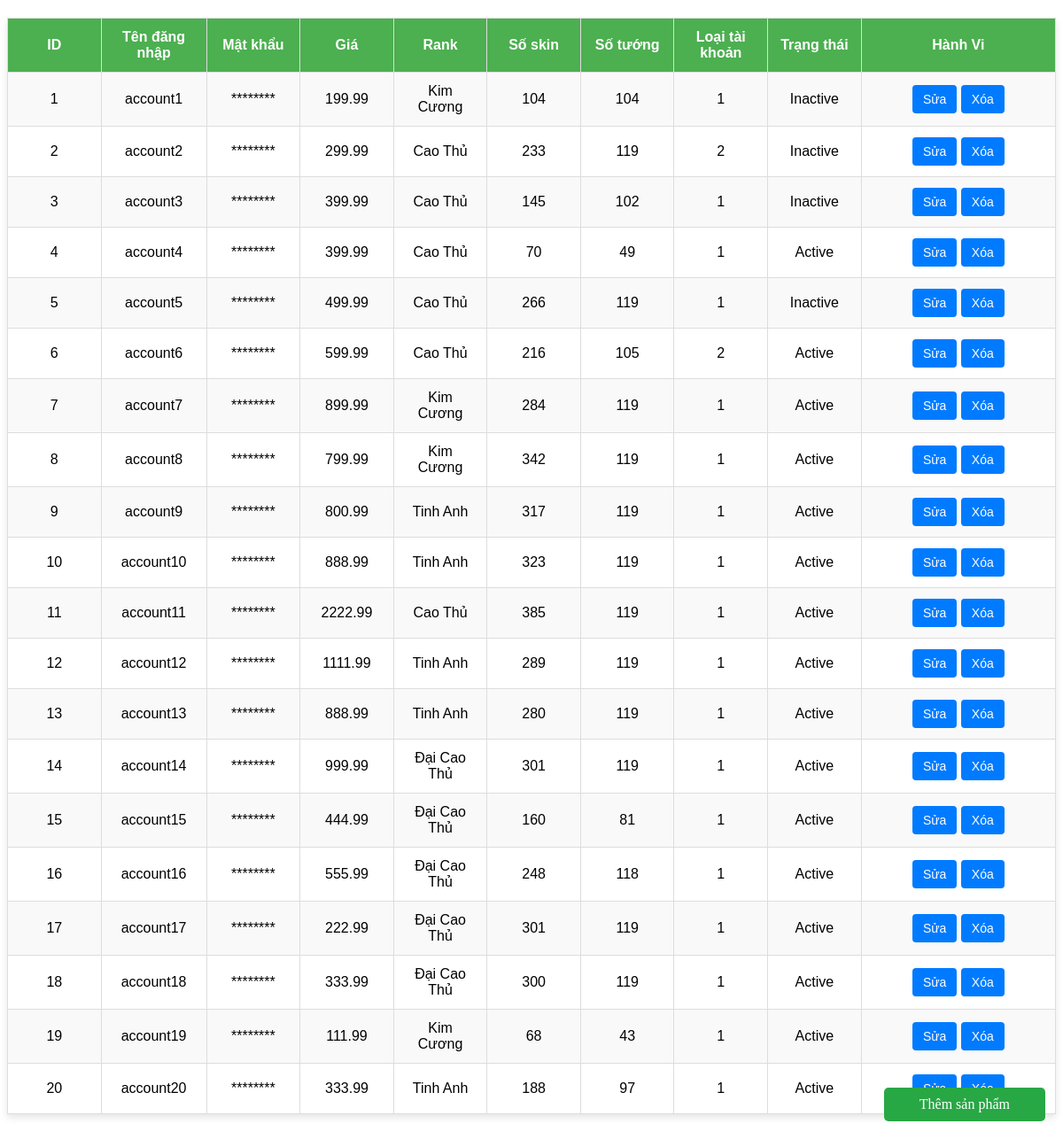
The app's page /main/fetch_products.php with its own data.
### tables this page shows
CREATE TABLE `account_game` (
  `ACC_ID` int(11) NOT NULL,
  `ACC_LOG_GAME` varchar(50) NOT NULL,
  `ACC_PASSWORD` varchar(50) NOT NULL,
  `ACC_PRICE` decimal(10,2) NOT NULL,
  `ACC_RANK` varchar(20) NOT NULL,
  `ACC_SKIN_COUNT` int(11) NOT NULL,
  `ACC_CHAMP_COUNT` int(11) NOT NULL,
  `ACC_STATUS` tinyint(1) DEFAULT 1,
  `CAT_ID` int(11) DEFAULT NULL,
  `acc_img` varchar(30) DEFAULT NULL
);

### main/fetch_products.php (the view, shortened to what this page needs)
<?php
include 'connection.php';
$sql = "SELECT ACC_ID, ACC_LOG_GAME, ACC_PASSWORD, ACC_PRICE, ACC_RANK,
               ACC_SKIN_COUNT, ACC_CHAMP_COUNT, CAT_ID, ACC_STATUS
        FROM ACCOUNT_GAME";
$result = $conn->query($sql);
$numColumns = 9;
$remainingWidth = 80 - 15;
$columnWidth = round($remainingWidth / $numColumns, 2);
echo "<table>";
echo "<tr>";
echo "<th style='width:{$columnWidth}%;'>ID</th>";
echo "<th style='width:{$columnWidth}%;'>Tên đăng nhập</th>";
echo "<th style='width:{$columnWidth}%;'>Mật khẩu</th>";
echo "<th style='width:{$columnWidth}%;'>Giá</th>";
echo "<th style='width:{$columnWidth}%;'>Rank</th>";
echo "<th style='width:{$columnWidth}%;'>Số skin</th>";
echo "<th style='width:{$columnWidth}%;'>Số tướng</th>";
echo "<th style='width:{$columnWidth}%;'>Loại tài khoản</th>";
echo "<th style='width:{$columnWidth}%;'>Trạng thái</th>";
echo "<th style='width:15%;'>Hành Vi</th>";
echo "</tr>";
if ($result->num_rows > 0) {
    while ($row = $result->fetch_assoc()) {
        echo "<tr>";
        echo "<td>{$row['ACC_ID']}</td>";
        echo "<td>" . htmlspecialchars($row['ACC_LOG_GAME']) . "</td>";
        echo "<td>********</td>";
        echo "<td>{$row['ACC_PRICE']}</td>";
        echo "<td>" . htmlspecialchars($row['ACC_RANK']) . "</td>";
        echo "<td>{$row['ACC_SKIN_COUNT']}</td>";
        echo "<td>{$row['ACC_CHAMP_COUNT']}</td>";
        echo "<td>{$row['CAT_ID']}</td>";
        echo "<td>" . ($row['ACC_STATUS'] ? "Active" : "Inactive") . "</td>";
        echo "<td class='action-cell'>";
        echo "<a href='edit_account.php?id={$row['ACC_ID']}'><button>Sửa</button></a> ";
        echo "<form style='display:inline;' method='POST' action='delete_account.php'>
        <input type='hidden' name='id' value='{$row['ACC_ID']}'>
        <button type='submit' onclick=\"return confirm('Bạn có chắc chắn muốn xóa tài khoản này?')\">Xóa</button>
      </form>";
        echo "</td>";
        echo "</tr>";
    }
} else {
    echo "<tr><td colspan='10'>Không có dữ liệu</td></tr>";
}
echo "</table>";
echo "<div class='button-container'>
        <a href='add_account.php' class='add-button'>Thêm sản phẩm</a>
      </div>";
?>

### main/fetch_products.php (style rules this page uses)
table { width: 100%; border-collapse: collapse; font-family: Arial, sans-serif; margin-top: 20px; box-shadow: 0 4px 8px rgba(0, 0, 0, 0.1); }
th, td { padding: 12px; text-align: center; border: 1px solid #ddd; }
th { background-color: #4CAF50; color: white; font-weight: bold; }
tr:nth-child(even) { background-color: #f9f9f9; }
.action-cell button { background-color: #007BFF; color: white; border: none; padding: 8px 12px; border-radius: 4px; cursor: pointer; font-size: 14px; }
.add-button { display: inline-block; background-color: #28a745; color: white; padding: 10px 40px; font-size: 16px; border: none; border-radius: 5px; cursor: pointer; text-decoration: none; position: absolute; bottom: 20px; right: 20px; white-space: nowrap; text-align: center; }
.button-container { display: flex; justify-content: flex-end; margin-top: 20px; }

### records on screen
account_game: ACC_ID "1", ACC_LOG_GAME "account1", ACC_PRICE "199.99", ACC_RANK "Kim Cương", ACC_SKIN_COUNT "104", ACC_CHAMP_COUNT "104", CAT_ID "1", ACC_STATUS "Inactive"
account_game: ACC_ID "2", ACC_LOG_GAME "account2", ACC_PRICE "299.99", ACC_RANK "Cao Thủ", ACC_SKIN_COUNT "233", ACC_CHAMP_COUNT "119", CAT_ID "2", ACC_STATUS "Inactive"
account_game: ACC_ID "3", ACC_LOG_GAME "account3", ACC_PRICE "399.99", ACC_RANK "Cao Thủ", ACC_SKIN_COUNT "145", ACC_CHAMP_COUNT "102", CAT_ID "1", ACC_STATUS "Inactive"
account_game: ACC_ID "4", ACC_LOG_GAME "account4", ACC_PRICE "399.99", ACC_RANK "Cao Thủ", ACC_SKIN_COUNT "70", ACC_CHAMP_COUNT "49", CAT_ID "1", ACC_STATUS "Active"
account_game: ACC_ID "5", ACC_LOG_GAME "account5", ACC_PRICE "499.99", ACC_RANK "Cao Thủ", ACC_SKIN_COUNT "266", ACC_CHAMP_COUNT "119", CAT_ID "1", ACC_STATUS "Inactive"
account_game: ACC_ID "6", ACC_LOG_GAME "account6", ACC_PRICE "599.99", ACC_RANK "Cao Thủ", ACC_SKIN_COUNT "216", ACC_CHAMP_COUNT "105", CAT_ID "2", ACC_STATUS "Active"
account_game: ACC_ID "7", ACC_LOG_GAME "account7", ACC_PRICE "899.99", ACC_RANK "Kim Cương", ACC_SKIN_COUNT "284", ACC_CHAMP_COUNT "119", CAT_ID "1", ACC_STATUS "Active"
account_game: ACC_ID "8", ACC_LOG_GAME "account8", ACC_PRICE "799.99", ACC_RANK "Kim Cương", ACC_SKIN_COUNT "342", ACC_CHAMP_COUNT "119", CAT_ID "1", ACC_STATUS "Active"
account_game: ACC_ID "9", ACC_LOG_GAME "account9", ACC_PRICE "800.99", ACC_RANK "Tinh Anh", ACC_SKIN_COUNT "317", ACC_CHAMP_COUNT "119", CAT_ID "1", ACC_STATUS "Active"
account_game: ACC_ID "10", ACC_LOG_GAME "account10", ACC_PRICE "888.99", ACC_RANK "Tinh Anh", ACC_SKIN_COUNT "323", ACC_CHAMP_COUNT "119", CAT_ID "1", ACC_STATUS "Active"
account_game: ACC_ID "11", ACC_LOG_GAME "account11", ACC_PRICE "2222.99", ACC_RANK "Cao Thủ", ACC_SKIN_COUNT "385", ACC_CHAMP_COUNT "119", CAT_ID "1", ACC_STATUS "Active"
account_game: ACC_ID "12", ACC_LOG_GAME "account12", ACC_PRICE "1111.99", ACC_RANK "Tinh Anh", ACC_SKIN_COUNT "289", ACC_CHAMP_COUNT "119", CAT_ID "1", ACC_STATUS "Active"
account_game: ACC_ID "13", ACC_LOG_GAME "account13", ACC_PRICE "888.99", ACC_RANK "Tinh Anh", ACC_SKIN_COUNT "280", ACC_CHAMP_COUNT "119", CAT_ID "1", ACC_STATUS "Active"
account_game: ACC_ID "14", ACC_LOG_GAME "account14", ACC_PRICE "999.99", ACC_RANK "Đại Cao Thủ", ACC_SKIN_COUNT "301", ACC_CHAMP_COUNT "119", CAT_ID "1", ACC_STATUS "Active"
account_game: ACC_ID "15", ACC_LOG_GAME "account15", ACC_PRICE "444.99", ACC_RANK "Đại Cao Thủ", ACC_SKIN_COUNT "160", ACC_CHAMP_COUNT "81", CAT_ID "1", ACC_STATUS "Active"
account_game: ACC_ID "16", ACC_LOG_GAME "account16", ACC_PRICE "555.99", ACC_RANK "Đại Cao Thủ", ACC_SKIN_COUNT "248", ACC_CHAMP_COUNT "118", CAT_ID "1", ACC_STATUS "Active"
account_game: ACC_ID "17", ACC_LOG_GAME "account17", ACC_PRICE "222.99", ACC_RANK "Đại Cao Thủ", ACC_SKIN_COUNT "301", ACC_CHAMP_COUNT "119", CAT_ID "1", ACC_STATUS "Active"
account_game: ACC_ID "18", ACC_LOG_GAME "account18", ACC_PRICE "333.99", ACC_RANK "Đại Cao Thủ", ACC_SKIN_COUNT "300", ACC_CHAMP_COUNT "119", CAT_ID "1", ACC_STATUS "Active"
account_game: ACC_ID "19", ACC_LOG_GAME "account19", ACC_PRICE "111.99", ACC_RANK "Kim Cương", ACC_SKIN_COUNT "68", ACC_CHAMP_COUNT "43", CAT_ID "1", ACC_STATUS "Active"
account_game: ACC_ID "20", ACC_LOG_GAME "account20", ACC_PRICE "333.99", ACC_RANK "Tinh Anh", ACC_SKIN_COUNT "188", ACC_CHAMP_COUNT "97", CAT_ID "1", ACC_STATUS "Active"
